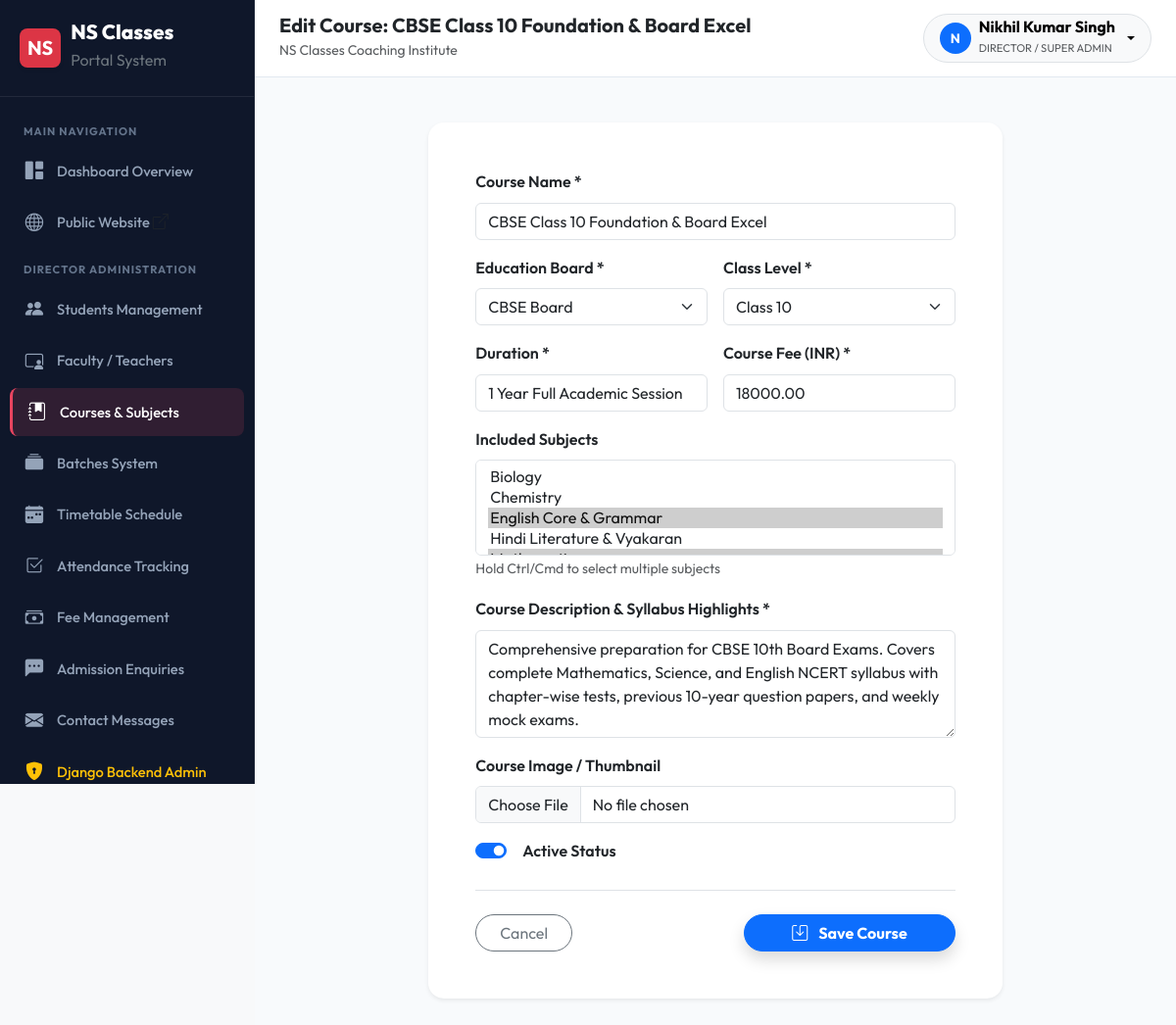
The app's page /manage-courses/1/edit/ (signed in) with its own data.
### courses/models.py (models this page shows, shortened)
class Course(models.Model):
    BOARD_CHOICES = [
        ('CBSE', 'CBSE Board'),
    ]
    CLASS_CHOICES = [(str(i), f'Class {i}') for i in range(6, 13)]
    name = models.CharField(max_length=200)
    description = models.TextField()
    board = models.CharField(max_length=10, choices=BOARD_CHOICES)
    class_level = models.CharField(max_length=5, choices=CLASS_CHOICES, verbose_name='Class')
    subjects = models.ManyToManyField(Subject, related_name='courses')
    duration = models.CharField(max_length=50, help_text='e.g. 1 Year, 6 Months')
    fees = models.DecimalField(max_digits=10, decimal_places=2, help_text='Course fee in INR')
    image = models.ImageField(upload_to='courses/', blank=True, null=True)
    is_active = models.BooleanField(default=True)
    created_at = models.DateTimeField(auto_now_add=True)
    updated_at = models.DateTimeField(auto_now=True)
    class Meta:
        ordering = ['board', 'class_level', 'name']
        verbose_name = 'Course'
        verbose_name_plural = 'Courses'

### courses/views.py (the view)
# urls.py: path('<int:pk>/edit/', views.course_update, name='update'),
@login_required
def course_update(request, pk):
    if not is_admin(request.user):
        messages.error(request, "Permission denied.")
        return redirect('dashboard:home')
    course = get_object_or_404(Course, pk=pk)
    if request.method == 'POST':
        form = CourseForm(request.POST, request.FILES, instance=course)
        if form.is_valid():
            form.save()
            messages.success(request, f"Course '{course.name}' updated successfully!")
            return redirect('courses:manage_list')
    else:
        form = CourseForm(instance=course)
    return render(request, 'courses/course_form.html', {'form': form, 'title': f'Edit Course: {course.name}', 'is_edit': True})

### courses/forms.py
class CourseForm(forms.ModelForm):
    class Meta:
        model = Course
        fields = ['name', 'board', 'class_level', 'subjects', 'duration', 'fees', 'description', 'image', 'is_active']
        widgets = {
            'name': forms.TextInput(attrs={'class': 'form-control', 'placeholder': 'e.g. CBSE Class 10 Science & Math'}),
            'board': forms.Select(attrs={'class': 'form-select'}),
            'class_level': forms.Select(attrs={'class': 'form-select'}),
            'subjects': forms.SelectMultiple(attrs={'class': 'form-select'}),
            'duration': forms.TextInput(attrs={'class': 'form-control', 'placeholder': 'e.g. 1 Year, 6 Months'}),
            'fees': forms.NumberInput(attrs={'class': 'form-control', 'placeholder': 'Total course fee in INR'}),
            'description': forms.Textarea(attrs={'class': 'form-control', 'rows': 4, 'placeholder': 'Course syllabus and highlights'}),
            'image': forms.FileInput(attrs={'class': 'form-control'}),
            'is_active': forms.CheckboxInput(attrs={'class': 'form-check-input'}),
        }

### courses/models.py (called while the page is built)
    def __str__(self):
        return self.name

### courses/views.py (called while the page is built)
def is_admin(user):
    return user.is_superuser or (hasattr(user, 'profile') and user.profile.role == 'admin')

### templates/courses/course_form.html (shortened to what this page needs)
{% extends 'base_dashboard.html' %}
{% load static %}
{% block page_title %}{{ title }}{% endblock %}
{% block dashboard_body %}
<div class="row justify-content-center">
    <div class="col-lg-8">
        <div class="card border-0 shadow-sm rounded-4 p-4 p-md-5 bg-white">
            <form method="POST" enctype="multipart/form-data">
                <div class="row g-3">
                    <div class="col-12">
                        <label class="form-label fw-semibold">Course Name *</label>
                        {{ form.name }}
                    </div>
                    <div class="col-md-6">
                        <label class="form-label fw-semibold">Education Board *</label>
                        {{ form.board }}
                    </div>
                    <div class="col-md-6">
                        <label class="form-label fw-semibold">Class Level *</label>
                        {{ form.class_level }}
                    </div>
                    <div class="col-md-6">
                        <label class="form-label fw-semibold">Duration *</label>
                        {{ form.duration }}
                    </div>
                    <div class="col-md-6">
                        <label class="form-label fw-semibold">Course Fee (INR) *</label>
                        {{ form.fees }}
                    </div>
                    <div class="col-12">
                        <label class="form-label fw-semibold">Included Subjects</label>
                        {{ form.subjects }}
                        <small class="text-muted">Hold Ctrl/Cmd to select multiple subjects</small>
                    </div>
                    <div class="col-12">
                        <label class="form-label fw-semibold">Course Description & Syllabus Highlights *</label>
                        {{ form.description }}
                    </div>
                    <div class="col-12">
                        <label class="form-label fw-semibold">Course Image / Thumbnail</label>
                        {{ form.image }}
                    </div>
                    <div class="col-12">
                        <div class="form-check form-switch">
                            {{ form.is_active }}
                            <label class="form-check-label fw-semibold ms-2" for="{{ form.is_active.id_for_label }}">Active Status</label>
                        </div>
                    </div>
                </div>
                <div class="d-flex justify-content-between align-items-center pt-4 border-top mt-4">
                    <a href="{% url 'courses:manage_list' %}" class="btn btn-outline-secondary rounded-pill px-4">Cancel</a>
                    <button type="submit" class="btn btn-primary fw-bold rounded-pill px-5 shadow">
                        <i class="bi bi-save me-2"></i> Save Course
                    </button>
                </div>
            </form>
        </div>
    </div>
</div>
{% endblock %}

### templates/base_dashboard.html (shortened to what this page needs)
{% load static %}
<!DOCTYPE html>
<html lang="en">
<head>
    <link href="https://cdn.jsdelivr.net/npm/bootstrap@5.3.3/dist/css/bootstrap.min.css" rel="stylesheet">
    <link rel="stylesheet" href="https://cdn.jsdelivr.net/npm/bootstrap-icons@1.11.3/font/bootstrap-icons.min.css">
    <link rel="stylesheet" href="{% static 'css/style.css' %}">
</head>
<body class="bg-light">
    <div class="dashboard-wrapper">
        <aside class="dashboard-sidebar" id="dashboardSidebar">
            <div class="sidebar-brand">
                <span class="d-inline-flex align-items-center justify-content-center bg-danger text-white rounded-3 px-2 py-1 fs-5 fw-bold shadow-sm">NS</span>
                <div>
                    <div class="lh-1">{{ SITE_NAME }}</div>
                    <small class="text-secondary fs-6 fw-normal">Portal System</small>
                </div>
            </div>
            <ul class="sidebar-menu">
                <li class="sidebar-heading">Main Navigation</li>
                <li>
                    <a href="{% url 'dashboard:home' %}" class="sidebar-link {% if 'dashboard' in request.path and not 'direct' in request.path %}active{% endif %}">
                        <i class="bi bi-grid-1x2-fill"></i>
                        <span>Dashboard Overview</span>
                    </a>
                </li>
                <li>
                    <a href="{% url 'website:home' %}" class="sidebar-link" target="_blank">
                        <i class="bi bi-globe"></i>
                        <span>Public Website <i class="bi bi-box-arrow-up-right fs-6 text-muted"></i></span>
                    </a>
                </li>
                {% if user.is_superuser or user.profile.role == 'admin' %}
                    <li class="sidebar-heading">Director Administration</li>
                    <li>
                        <a href="{% url 'students:list' %}" class="sidebar-link {% if 'students' in request.path %}active{% endif %}">
                            <i class="bi bi-people-fill"></i>
                            <span>Students Management</span>
                        </a>
                    </li>
                    <li>
                        <a href="{% url 'teachers:list' %}" class="sidebar-link {% if 'manage-teachers' in request.path %}active{% endif %}">
                            <i class="bi bi-person-video3"></i>
                            <span>Faculty / Teachers</span>
                        </a>
                    </li>
                    <li>
                        <a href="{% url 'courses:manage_list' %}" class="sidebar-link {% if 'manage-courses' in request.path %}active{% endif %}">
                            <i class="bi bi-journal-bookmark-fill"></i>
                            <span>Courses & Subjects</span>
                        </a>
                    </li>
                    <li>
                        <a href="{% url 'batches:list' %}" class="sidebar-link {% if 'batches' in request.path %}active{% endif %}">
                            <i class="bi bi-collection-fill"></i>
                            <span>Batches System</span>
                        </a>
                    </li>
                    <li>
                        <a href="{% url 'timetable:index' %}" class="sidebar-link {% if 'timetable' in request.path %}active{% endif %}">
                            <i class="bi bi-calendar-week-fill"></i>
                            <span>Timetable Schedule</span>
                        </a>
                    </li>
                    <li>
                        <a href="{% url 'attendance:mark' %}" class="sidebar-link {% if 'attendance' in request.path %}active{% endif %}">
                            <i class="bi bi-check2-square"></i>
                            <span>Attendance Tracking</span>
                        </a>
                    </li>
                    <li>
                        <a href="{% url 'fees:list' %}" class="sidebar-link {% if 'fees' in request.path %}active{% endif %}">
                            <i class="bi bi-cash-stack"></i>
                            <span>Fee Management</span>
                        </a>
                    </li>
                    <li>
                        <a href="{% url 'enquiries:list' %}" class="sidebar-link {% if 'enquiries' in request.path and not 'messages' in request.path %}active{% endif %}">
                            <i class="bi bi-chat-left-dots-fill"></i>
                            <span>Admission Enquiries</span>
                        </a>
                    </li>
                    <li>
                        <a href="{% url 'enquiries:messages' %}" class="sidebar-link {% if 'messages' in request.path %}active{% endif %}">
                            <i class="bi bi-envelope-fill"></i>
                            <span>Contact Messages</span>
                        </a>
                    </li>
                    <li>
                        <a href="/django-admin/" target="_blank" class="sidebar-link text-warning">
                            <i class="bi bi-shield-lock-fill"></i>
                            <span>Django Backend Admin</span>
                        </a>
                    </li>
                {% endif %}
            </ul>
        </aside>
        <div class="dashboard-main">
            <header class="dashboard-topbar">
                <div class="d-flex align-items-center gap-3">
                    <div>
                        <h5 class="mb-0 fw-bold text-dark">{% block page_title %}Dashboard{% endblock %}</h5>
                        <small class="text-muted">{% block page_subtitle %}NS Classes Coaching Institute{% endblock %}</small>
                    </div>
                </div>
                <div class="d-flex align-items-center gap-3">
                    <div class="dropdown">
                        <button class="btn btn-light rounded-pill border d-flex align-items-center gap-2 px-3 py-1 dropdown-toggle" type="button" data-bs-toggle="dropdown">
                            <div class="bg-primary text-white rounded-circle d-flex align-items-center justify-content-center" style="width: 32px; height: 32px; font-weight: 700; font-size: 0.85rem;">
                                {{ user.first_name|default:user.username|make_list|first|upper }}
                            </div>
                            <div class="text-start d-none d-sm-block">
                                <div class="fw-bold fs-6 lh-1">{{ user.get_full_name|default:user.username }}</div>
                                <small class="text-muted text-uppercase" style="font-size: 0.7rem;">
                                    {% if user.is_superuser %}Director / Super Admin
                                    {% elif user.profile.role == 'teacher' %}Faculty Teacher
                                    {% else %}Student{% endif %}
                                </small>
                            </div>
                        </button>
                    </div>
                </div>
            </header>
            <div class="px-4 pt-3">
            </div>
            <div class="dashboard-content">
                {% block dashboard_body %}{% endblock %}
            </div>
        </div>
    </div>
</body>
</html>

### static/css/style.css (style rules this page uses)
:root { --primary-color: #0f3460; --primary-hover: #16213e; --primary-gradient: linear-gradient(135deg, #1a1a2e 0%, #16213e 50%, #0f3460 100%); --accent-color: #e94560; --accent-hover: #d63447; --accent-gradient: linear-gradient(135deg, #ff416c 0%, #ff4b2b 100%); --secondary-color: #533483; --gold-accent: #f9a826; --gold-gradient: linear-gradient(135deg, #f9a826 0%, #f68a1f 100%); --cbse-color: #0077b6; --bihar-color: #2b9348; --dark-bg: #0f172a; --dark-surface: #1e293b; --dark-card: #334155; --light-bg: #f8fafc; --light-surface: #ffffff; --light-border: #e2e8f0; --text-main: #1e293b; --text-muted: #64748b; --text-light: #f8fafc; --shadow-sm: 0 1px 3px rgba(0,0,0,0.08), 0 1px 2px rgba(0,0,0,0.05); --shadow-md: 0 4px 12px rgba(15, 52, 96, 0.08), 0 2px 4px rgba(0,0,0,0.04); --shadow-lg: 0 12px 30px rgba(15, 52, 96, 0.12), 0 4px 8px rgba(0,0,0,0.06); --shadow-hover: 0 20px 40px rgba(15, 52, 96, 0.18), 0 8px 16px rgba(0,0,0,0.08); --transition: all 0.3s cubic-bezier(0.25, 0.8, 0.25, 1); --radius-sm: 8px; --radius-md: 12px; --radius-lg: 18px; }
body { font-family: 'Outfit', 'Inter', -apple-system, BlinkMacSystemFont, 'Segoe UI', Roboto, sans-serif; color: var(--text-main); background-color: var(--light-bg); overflow-x: hidden; line-height: 1.6; }
.dashboard-wrapper { display: flex; min-height: 100vh; }
.dashboard-sidebar { width: 260px; background: #0f172a; color: #e2e8f0; flex-shrink: 0; display: flex; flex-direction: column; border-right: 1px solid rgba(255,255,255,0.06); position: sticky; top: 0; height: 100vh; overflow-y: auto; z-index: 1000; transition: var(--transition); }
.sidebar-brand { padding: 22px 20px; font-size: 1.3rem; font-weight: 800; color: #ffffff; border-bottom: 1px solid rgba(255,255,255,0.08); display: flex; align-items: center; gap: 10px; }
.sidebar-menu { list-style: none; padding: 15px 10px; margin: 0; flex-grow: 1; }
.sidebar-heading { font-size: 0.7rem; font-weight: 700; text-transform: uppercase; color: #64748b; padding: 12px 14px 6px; letter-spacing: 1px; }
.sidebar-link { display: flex; align-items: center; gap: 12px; padding: 10px 14px; color: #94a3b8; text-decoration: none; font-weight: 500; font-size: 0.92rem; border-radius: var(--radius-sm); transition: var(--transition); margin-bottom: 3px; }
.sidebar-link:hover, .sidebar-link.active { color: #ffffff; background: rgba(233, 69, 96, 0.15); border-left: 3px solid var(--accent-color); }
.sidebar-link i { font-size: 1.15rem; width: 22px; text-align: center; }
.dashboard-main { flex-grow: 1; background: #f8fafc; display: flex; flex-direction: column; min-width: 0; }
.dashboard-topbar { background: #ffffff; border-bottom: 1px solid var(--light-border); padding: 14px 25px; display: flex; align-items: center; justify-content: space-between; }
.dashboard-content { padding: 30px 25px; flex-grow: 1; }

### records on screen
Course: name "CBSE Class 10 Foundation & Board Excel", board "CBSE Board", class_level "Class 10", duration "1 Year Full Academic Session", fees "18000.00", description "Comprehensive preparation for CBSE 10th Board Exams. Covers complete Mathematics, Science, and English NCERT syllabus with chapter-wise tests, previous 10-year question papers, and weekly mock exams.", is_active "☑"

### other values on screen
{{ SITE_NAME }} "NS Classes"
{{ title }} "Edit Course: CBSE Class 10 Foundation & Board Excel"
{{ user.first_name|default:user.username|make_list|first|upper }} "N"
{{ user.get_full_name|default:user.username }} "Nikhil Kumar Singh"
